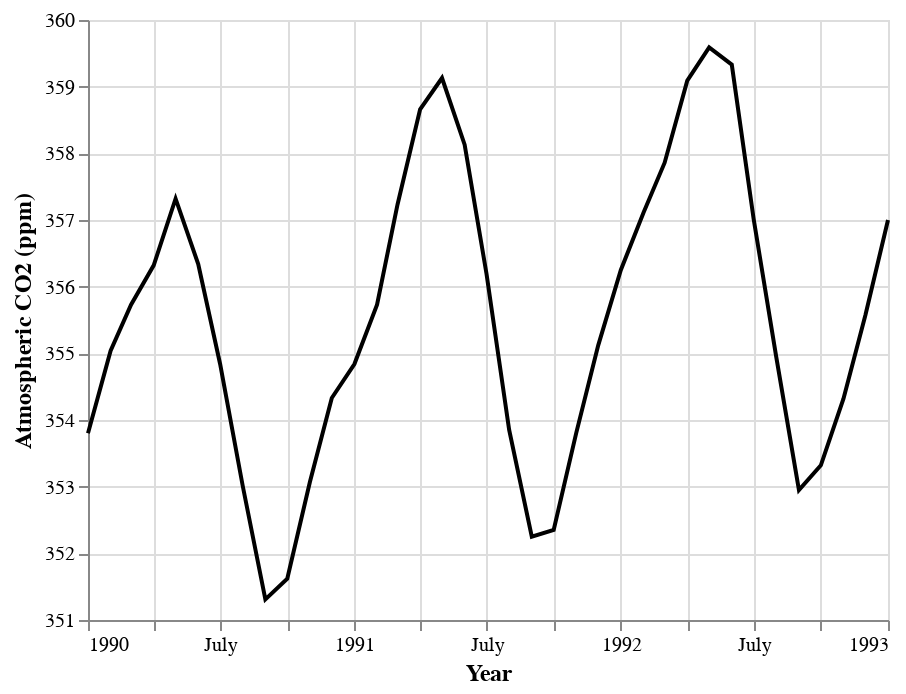

The notebook cell saved with this chart:
### Code cell
glue('co2_line', co2_line, display=True)

### Figure 1 — Vega-Lite specification as saved in the notebook (floating-point values rounded to 4 significant figures)
{"config": {"view": {"continuousWidth": 400, "continuousHeight": 300}, "axis": {"titleFontSize": 12}}, "data": {"name": "data-f45e55a1afbf2ebd33628debecc2788a"}, "mark": {"type": "line", "color": "black"}, "encoding": {"x": {"field": "date_measured", "title": "Year", "type": "temporal"}, "y": {"field": "ppm", "scale": {"zero": false}, "title": "Atmospheric CO2 (ppm)", "type": "quantitative"}}, "$schema": "https://vega.github.io/schema/vega-lite/v4.17.0.json", "datasets": {"data-f45e55a1afbf2ebd33628debecc2788a": [{"date_measured": "1990-01-01T00:00:00", "ppm": 353.8}, {"date_measured": "1990-02-01T00:00:00", "ppm": 355.0}, {"date_measured": "1990-03-01T00:00:00", "ppm": 355.7}, {"date_measured": "1990-04-01T00:00:00", "ppm": 356.3}, {"date_measured": "1990-05-01T00:00:00", "ppm": 357.3}, {"date_measured": "1990-06-01T00:00:00", "ppm": 356.3}, {"date_measured": "1990-07-01T00:00:00", "ppm": 354.8}, {"date_measured": "1990-08-01T00:00:00", "ppm": 353.0}, {"date_measured": "1990-09-01T00:00:00", "ppm": 351.3}, {"date_measured": "1990-10-01T00:00:00", "ppm": 351.6}, {"date_measured": "1990-11-01T00:00:00", "ppm": 353.1}, {"date_measured": "1990-12-01T00:00:00", "ppm": 354.3}, {"date_measured": "1991-01-01T00:00:00", "ppm": 354.8}, {"date_measured": "1991-02-01T00:00:00", "ppm": 355.7}, {"date_measured": "1991-03-01T00:00:00", "ppm": 357.2}, {"date_measured": "1991-04-01T00:00:00", "ppm": 358.7}, {"date_measured": "1991-05-01T00:00:00", "ppm": 359.1}, {"date_measured": "1991-06-01T00:00:00", "ppm": 358.1}, {"date_measured": "1991-07-01T00:00:00", "ppm": 356.2}, {"date_measured": "1991-08-01T00:00:00", "ppm": 353.9}, {"date_measured": "1991-09-01T00:00:00", "ppm": 352.2}, {"date_measured": "1991-10-01T00:00:00", "ppm": 352.4}, {"date_measured": "1991-11-01T00:00:00", "ppm": 353.8}, {"date_measured": "1991-12-01T00:00:00", "ppm": 355.1}, {"date_measured": "1992-01-01T00:00:00", "ppm": 356.2}, {"date_measured": "1992-02-01T00:00:00", "ppm": 357.1}, {"date_measured": "1992-03-01T00:00:00", "ppm": 357.9}, {"date_measured": "1992-04-01T00:00:00", "ppm": 359.1}, {"date_measured": "1992-05-01T00:00:00", "ppm": 359.6}, {"date_measured": "1992-06-01T00:00:00", "ppm": 359.3}, {"date_measured": "1992-07-01T00:00:00", "ppm": 357.0}, {"date_measured": "1992-08-01T00:00:00", "ppm": 354.9}, {"date_measured": "1992-09-01T00:00:00", "ppm": 352.9}, {"date_measured": "1992-10-01T00:00:00", "ppm": 353.3}, {"date_measured": "1992-11-01T00:00:00", "ppm": 354.3}, {"date_measured": "1992-12-01T00:00:00", "ppm": 355.6}, {"date_measured": "1993-01-01T00:00:00", "ppm": 357.0}]}}
